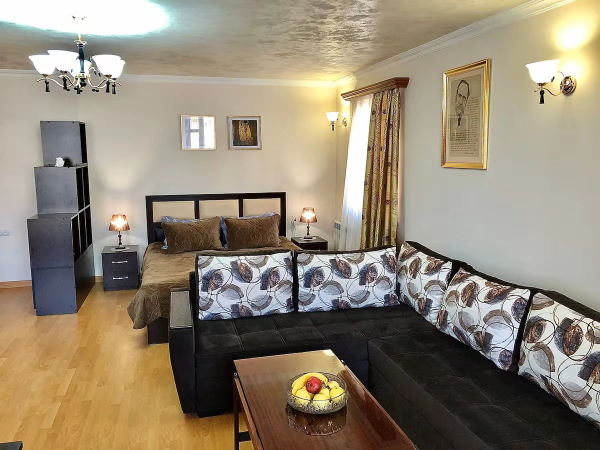
#> input picture airbnb-3d-tour/photos/p01.jpg, 1200 x 900 px (shown at 1/2 size); its folder holds 2 pictures in this run
$ python prepare_nyc.py ../../airbnb-3d-tour/photos ../../airbnb-3d-tour/photos/p02.jpg   (older library calls are emulated)
#> lines starting #> are read from the running program, lines starting #| are printed output that depends on the picture
"""Build the test inputs from the Zip-NeRF "nyc" capture (990 photos taken while walking through an apartment).

  photos_14 / photos_30 : listing-style photo sets, evenly spread along the walk,
                          each nudged to the sharpest frame nearby (a photographer keeps the sharp shot)
  walkthrough.mp4       : the full continuous sequence encoded as an ordinary H.264 phone-style video
                          (1280 px wide, 15 fps, CRF 23), so the video path runs on a real compressed file

The reference reconstruction (all 990 photos) stays untouched for evaluation only.
"""
import json
import os
import subprocess
import sys

import cv2

src, out = sys.argv[1], sys.argv[2]          # .../nyc/images  , output dir
names = sorted(f for f in os.listdir(src) if f.lower().endswith(".jpg"))
os.makedirs(out, exist_ok=True)


def sharp(name):
#> called with name = 'p01.jpg'
    g = cv2.imread(os.path.join(src, name), cv2.IMREAD_GRAYSCALE)
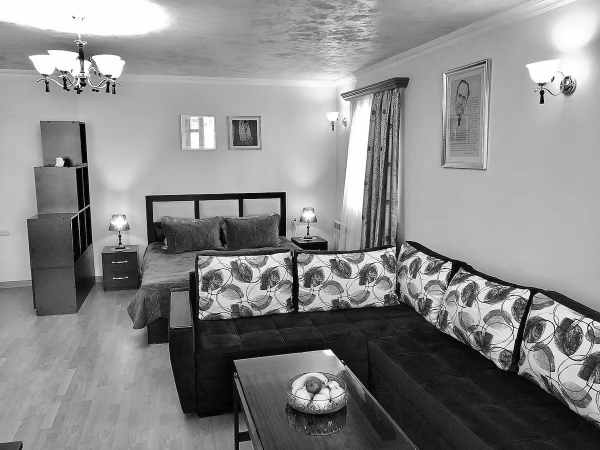
#> g: shape (900, 1200) (shown at 1/2 size); min 0, max 255, mean 137
    g = cv2.resize(g, (640, int(640 * g.shape[0] / g.shape[1])))
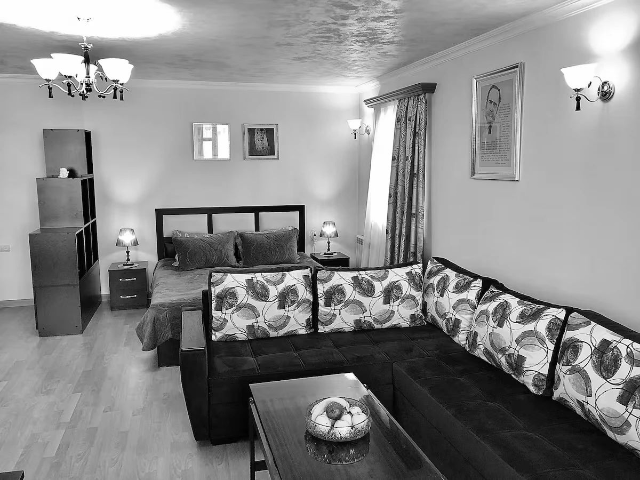
#> g: shape (480, 640); min 0, max 255, mean 136.9
    return cv2.Laplacian(g, cv2.CV_64F).var()


def pick(n, window=8):
    step = len(names) / n
    chosen = []
    for k in range(n):
        c = int(step * (k + 0.5))
        cands = range(max(0, c - window), min(len(names), c + window + 1))
        chosen.append(max(cands, key=lambda i: sharp(names[i])))
#> call 2 of sharp, with name = 'p02.jpg'
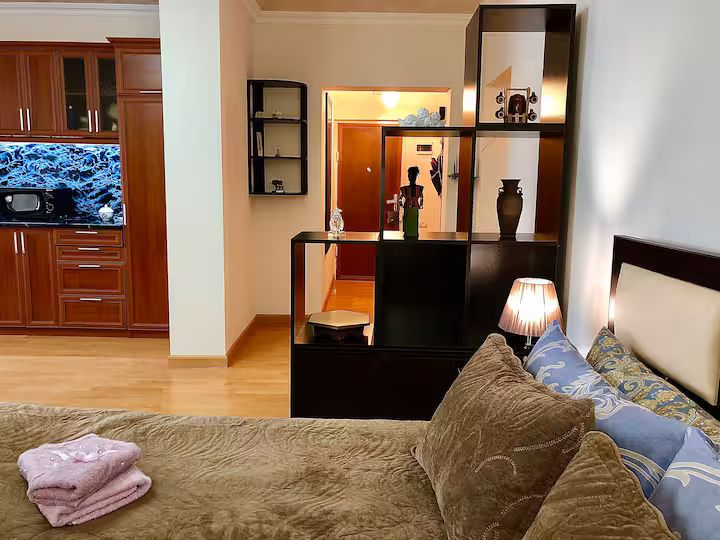
#> input picture airbnb-3d-tour/photos/p02.jpg, 720 x 540 px
#> in sharp (call 2), `g = cv2.imread(os.path.join(src, name), cv2.IMREAD_GRAYSCALE)`:
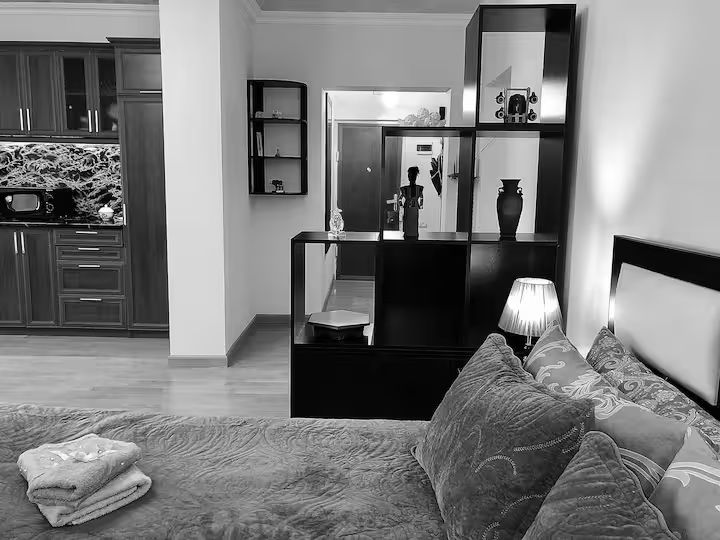
#> g: shape (540, 720); min 0, max 255, mean 122
    return chosen


sets = {}
for n in (14, 30):
    idx = pick(n)
    sets[f"photos_{n}"] = [names[i] for i in idx]
    d = os.path.join(out, f"photos_{n}")
    os.makedirs(d, exist_ok=True)
    for i in idx:
        dst = os.path.join(d, names[i])
        if not os.path.exists(dst):
            os.symlink(os.path.join(src, names[i]), dst)

listfile = os.path.join(out, "frames.txt")
with open(listfile, "w") as fp:
    fp.writelines(f"file '{os.path.join(src, n)}'\nduration {1/15:.6f}\n" for n in names)
video = os.path.join(out, "walkthrough.mp4")
if not os.path.exists(video):
    subprocess.run(["ffmpeg", "-loglevel", "error", "-f", "concat", "-safe", "0", "-i", listfile,
                    "-vf", "scale=1280:-2,fps=15", "-c:v", "libx264", "-crf", "23", "-pix_fmt", "yuv420p", video], check=True)
#> (this line was passed over: subprocess is not available in this run)

json.dump({"sets": sets, "video_frame_to_image": names}, open(os.path.join(out, "inputs.json"), "w"), indent=1)
#> (the run stopped early here; a loop or call above may not have finished)
